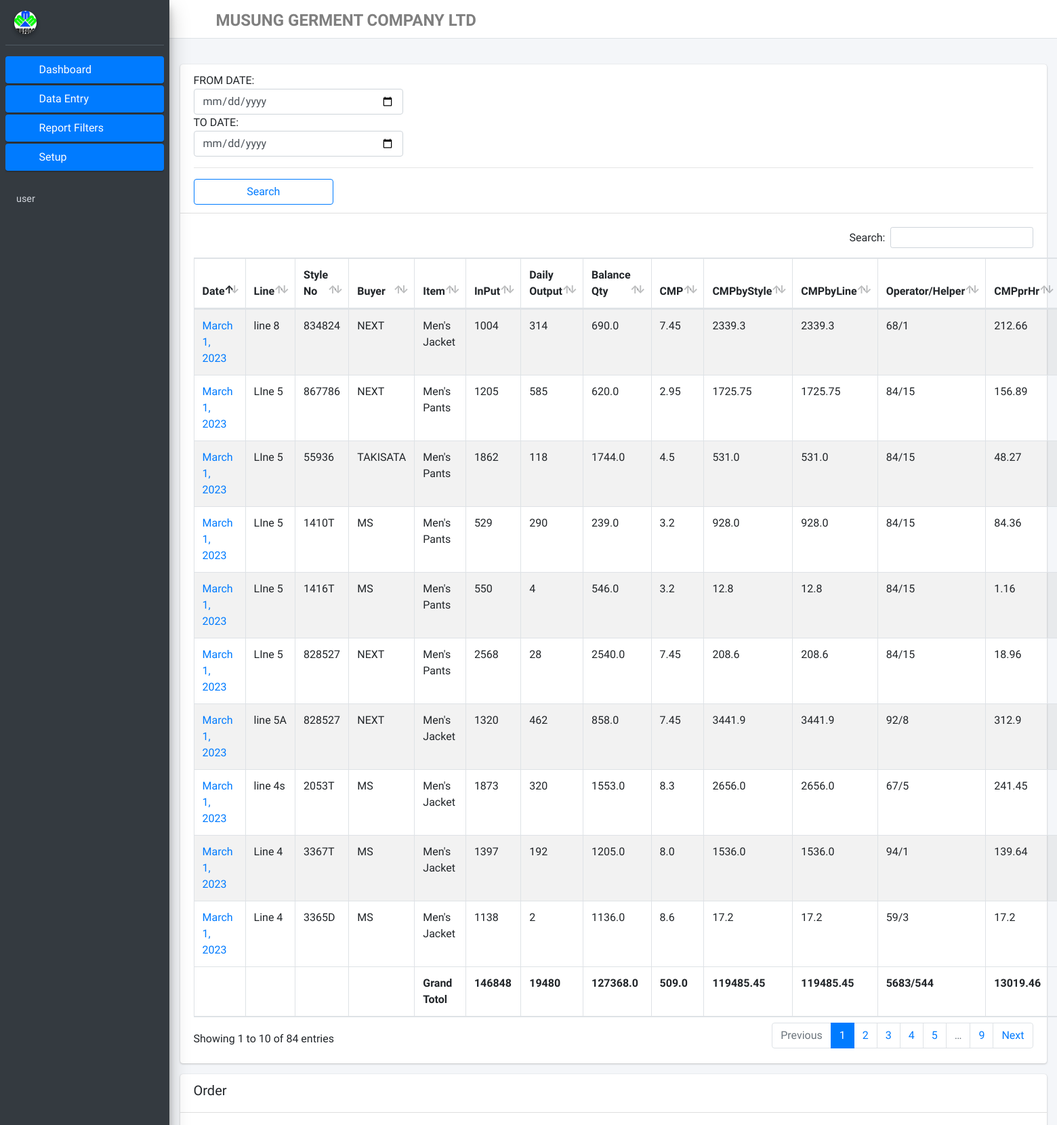
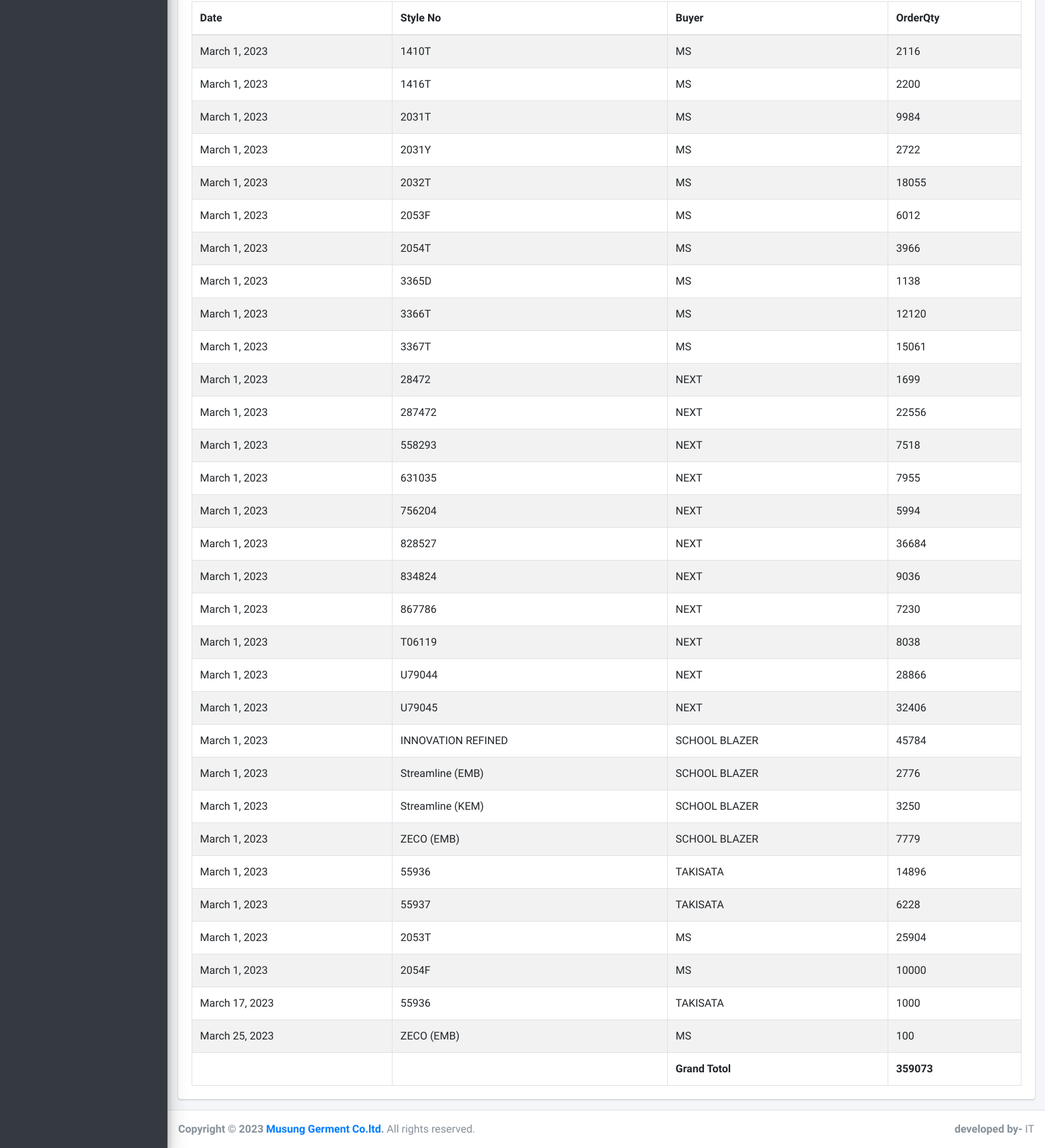
The page /DailyReportView on the database its author committed (2 pictures, top to bottom).
### myapp/models.py (models this page shows, shortened)
class DailyData(models.Model):
    id = models.AutoField(primary_key=True)
    Line = models.CharField(max_length=225)
    Date = models.DateField()
    Style = models.CharField(max_length=225)
    Buyer = models.CharField(max_length=225)
    Item = models.CharField(max_length=225)
    OrderQty = models.PositiveIntegerField(default=0)
    In_Put = models.PositiveIntegerField(default=0)
    DailyOutput = models.PositiveIntegerField(default=0)
    BalanceQty = models.FloatField(default=0)
    CMP = models.FloatField(default=0.0)
    DailyCMPbyStyle = models.FloatField(default=0)
    DailyCMPbyLine = models.FloatField(default=0)
    Operator = models.PositiveIntegerField(default=0)
    Helper = models.PositiveIntegerField(default=0)
    WorkingHr = models.PositiveIntegerField(default=0)
    CMPprHr = models.FloatField(default=0)
    CMP_Hour_Person = models.FloatField(default=0)
    Remark = models.CharField(max_length=225, blank=True, null=True, default='abc')
    class Meta:
        db_table = 'DailyData'

class OrderQtyReport(models.Model):
    id= models.AutoField(primary_key=True)
    cmp_amount = models.FloatField()
    buyer = models.CharField(max_length=225)
    style = models.CharField(max_length=225)
    order_qty = models.PositiveIntegerField(default=0)
    Date = models.DateField()
    created_at = models.DateTimeField(auto_now_add=True)
    class Meta:
        db_table = 'OrderQtyReport'

### myapp/views.py (the view, shortened to what this page needs)
# urls.py: path('DailyReportView', DailyReportView.as_view(), name='DailyReportView'),
class DailyReportView(View):
    def get(self,request):
        buyer = Buyer.objects.all()
        displaydata = DailyData.objects.all().order_by('-id')
        orderdata = OrderQtyReport.objects.all()
        buyer_orderqty = OrderQtyReport.objects.all().aggregate(Sum('order_qty'))['order_qty__sum']
        sum_of_orderqty = DailyData.objects.all().aggregate(Sum('OrderQty'))['OrderQty__sum']
        sum_of_input = DailyData.objects.all().aggregate(Sum('In_Put'))['In_Put__sum']
        sum_of_output = DailyData.objects.all().aggregate(Sum('DailyOutput'))['DailyOutput__sum']
        sum_of_cmp = DailyData.objects.all().aggregate(Sum('CMP'))['CMP__sum']
        sum_of_balance = DailyData.objects.all().aggregate(Sum('BalanceQty'))['BalanceQty__sum']
        sum_of_cmpstyle = DailyData.objects.all().aggregate(Sum('DailyCMPbyStyle'))['DailyCMPbyStyle__sum']
        sum_of_cmpline = DailyData.objects.all().aggregate(Sum('DailyCMPbyLine'))['DailyCMPbyLine__sum']
        sum_of_operator = DailyData.objects.all().aggregate(Sum('Operator'))['Operator__sum']
        sum_of_helper = DailyData.objects.all().aggregate(Sum('Helper'))['Helper__sum']
        sum_of_cmprhr = DailyData.objects.all().aggregate(Sum('CMPprHr'))['CMPprHr__sum']
        sum_of_cmphrprs = DailyData.objects.all().aggregate(Sum('CMP_Hour_Person'))['CMP_Hour_Person__sum']
        return render(request,'daily_report.html', {'data': displaydata, 'buyer':buyer,'orderdata':orderdata,'sum_of_cmp':sum_of_cmp,'sum_of_orderqty':sum_of_orderqty,'sum_of_input':sum_of_input,'sum_of_output':sum_of_output,'sum_of_balance':sum_of_balance,'sum_of_cmpstyle':sum_of_cmpstyle, 'sum_of_cmpline':sum_of_cmpline, 'sum_of_operator':sum_of_operator, 'sum_of_helper':sum_of_helper, 'sum_of_cmprhr':sum_of_cmprhr, 'sum_of_cmphrprs':sum_of_cmphrprs,'buyer_orderqty':buyer_orderqty})

### templates/daily_report.html (shortened to what this page needs)
{% extends 'base.html' %}
{% load static %}
{% block content %}
  <div class="card">
              <div class="card-header">
                <form method="POST">{% csrf_token %}
                    FROM DATE: <input type="date" name="from" class="form-control col-md-3"/>
                    TO DATE:<input type="date" class="form-control col-md-3" name="to"/>
                  <hr>
<input type="submit" class="form-control col-md-2 btn btn-outline-primary" value="Search">
              </div>
              <div class="card-body">
                <table id="example1" class="table table-bordered table-striped">
                  <thead>
                  <tr>
                    <th>Date</th>
                  <th>Line</th>
                  <th>Style No</th>
                  <th>Buyer</th>
                  <th>Item</th>
                  <th>InPut</th>
                  <th>Daily Output</th>
                  <th>Balance Qty</th>
                  <th>CMP</th>
                  <th>CMPbyStyle</th>
                    <th>CMPbyLine</th>
                   <th>Operator/Helper</th>
                    <th>CMPprHr</th>
                  </tr>
                  </thead>
                  <tbody>
                  {% for d in data %}
                <tr>
                  <td><a href="{% url 'myapp:DataEntryEdit' d.id %}">{{d.Date}}</a></td>
                  <td>{{d.Line}}</td>
                  <td>{{d.Style}}</td>
                  <td> {{d.Buyer}}</td>
                  <td>{{d.Item}}</td>
                  <td>{{d.In_Put}}</td>
                  <td>{{d.DailyOutput}}</td>
                  <td>{{d.BalanceQty}}</td>
                  <td>{{d.CMP}}</td>
                  <td>{{d.DailyCMPbyStyle}}</td>
                  <td>{{d.DailyCMPbyLine}}</td>
                  <td>{{d.Operator}}/{{d.Helper}}</td>
                  <td>{{d.CMPprHr}}</td>
                </tr>
                {% endfor %}
                  </tbody>
                  <tfoot>
                  <tr>
                    <th></th>
                    <th></th>
                  <th></th>
                  <th></th>
                  <th>Grand Totol</th>
                  <th>{{sum_of_input}}</th>
                  <th>{{sum_of_output}}</th>
                  <th>{{sum_of_balance}}</th>
                  <th>{{sum_of_cmp}}</th>
                  <th>{{sum_of_cmpstyle}}</th>
                  <th>{{sum_of_cmpline}}</th>
                    <th>{{sum_of_operator}}/{{sum_of_helper}}</th>
                  <th>{{sum_of_cmprhr}}</th>
                  </tr>
                  </tfoot>
                </table>
              </div>
            </div>
 <div class="card">
              <div class="card-header">
<h5>Order</h5>
              </div>
              <div class="card-body">
                <table id="example2" class="table table-bordered table-striped">
                  <thead>
                    <th>Date</th>
                  <th>Style No</th>
                  <th>Buyer</th>
                  <th>OrderQty</th>
                  </thead>
                  <tbody>
                  {% for d in orderdata %}
                <tr>
                  <td>{{d.Date}}</td>
                  <td>{{d.style}}</td>
                  <td> {{d.buyer}}</td>
                  <td>{{d.order_qty}}</td>
                </tr>
                {% endfor %}
                  </tbody>
                  <tfoot>
                  <tr>
                  <th></th>
                  <th></th>
                  <th>Grand Totol</th>
                  <th>{{buyer_orderqty}}</th>
                  </tr>
                  </tfoot>
                </table>
              </div>
            </div>
{% endblock content %}

### rows shown on the page
DailyData: Date "March 1, 2023", Line "line 8", Style "834824", Buyer "NEXT", Item "Men's Jacket", In_Put "1004", DailyOutput "314", BalanceQty "690.0", CMP "7.45", DailyCMPbyStyle "2339.3", DailyCMPbyLine "2339.3", Operator "68", Helper "1", CMPprHr "212.66"
DailyData: Date "March 1, 2023", Line "LIne 5", Style "867786", Buyer "NEXT", Item "Men's Pants", In_Put "1205", DailyOutput "585", BalanceQty "620.0", CMP "2.95", DailyCMPbyStyle "1725.75", DailyCMPbyLine "1725.75", Operator "84", Helper "15", CMPprHr "156.89"
DailyData: Date "March 1, 2023", Line "LIne 5", Style "55936", Buyer "TAKISATA", Item "Men's Pants", In_Put "1862", DailyOutput "118", BalanceQty "1744.0", CMP "4.5", DailyCMPbyStyle "531.0", DailyCMPbyLine "531.0", Operator "84", Helper "15", CMPprHr "48.27"
DailyData: Date "March 1, 2023", Line "LIne 5", Style "1410T", Buyer "MS", Item "Men's Pants", In_Put "529", DailyOutput "290", BalanceQty "239.0", CMP "3.2", DailyCMPbyStyle "928.0", DailyCMPbyLine "928.0", Operator "84", Helper "15", CMPprHr "84.36"
DailyData: Date "March 1, 2023", Line "LIne 5", Style "1416T", Buyer "MS", Item "Men's Pants", In_Put "550", DailyOutput "4", BalanceQty "546.0", CMP "3.2", DailyCMPbyStyle "12.8", DailyCMPbyLine "12.8", Operator "84", Helper "15", CMPprHr "1.16"
DailyData: Date "March 1, 2023", Line "LIne 5", Style "828527", Buyer "NEXT", Item "Men's Pants", In_Put "2568", DailyOutput "28", BalanceQty "2540.0", CMP "7.45", DailyCMPbyStyle "208.6", DailyCMPbyLine "208.6", Operator "84", Helper "15", CMPprHr "18.96"
DailyData: Date "March 1, 2023", Line "line 5A", Style "828527", Buyer "NEXT", Item "Men's Jacket", In_Put "1320", DailyOutput "462", BalanceQty "858.0", CMP "7.45", DailyCMPbyStyle "3441.9", DailyCMPbyLine "3441.9", Operator "92", Helper "8", CMPprHr "312.9"
DailyData: Date "March 1, 2023", Line "line 4s", Style "2053T", Buyer "MS", Item "Men's Jacket", In_Put "1873", DailyOutput "320", BalanceQty "1553.0", CMP "8.3", DailyCMPbyStyle "2656.0", DailyCMPbyLine "2656.0", Operator "67", Helper "5", CMPprHr "241.45"
DailyData: Date "March 1, 2023", Line "Line 4", Style "3367T", Buyer "MS", Item "Men's Jacket", In_Put "1397", DailyOutput "192", BalanceQty "1205.0", CMP "8.0", DailyCMPbyStyle "1536.0", DailyCMPbyLine "1536.0", Operator "94", Helper "1", CMPprHr "139.64"
DailyData: Date "March 1, 2023", Line "Line 4", Style "3365D", Buyer "MS", Item "Men's Jacket", In_Put "1138", DailyOutput "2", BalanceQty "1136.0", CMP "8.6", DailyCMPbyStyle "17.2", DailyCMPbyLine "17.2", Operator "59", Helper "3", CMPprHr "17.2"
OrderQtyReport: Date "March 1, 2023", style "1410T", buyer "MS", order_qty "2116"
OrderQtyReport: Date "March 1, 2023", style "1416T", buyer "MS", order_qty "2200"
OrderQtyReport: Date "March 1, 2023", style "2031T", buyer "MS", order_qty "9984"
OrderQtyReport: Date "March 1, 2023", style "2031Y", buyer "MS", order_qty "2722"
OrderQtyReport: Date "March 1, 2023", style "2032T", buyer "MS", order_qty "18055"
OrderQtyReport: Date "March 1, 2023", style "2053F", buyer "MS", order_qty "6012"
OrderQtyReport: Date "March 1, 2023", style "2054T", buyer "MS", order_qty "3966"
OrderQtyReport: Date "March 1, 2023", style "3365D", buyer "MS", order_qty "1138"
OrderQtyReport: Date "March 1, 2023", style "3366T", buyer "MS", order_qty "12120"
OrderQtyReport: Date "March 1, 2023", style "3367T", buyer "MS", order_qty "15061"
OrderQtyReport: Date "March 1, 2023", style "28472", buyer "NEXT", order_qty "1699"
OrderQtyReport: Date "March 1, 2023", style "287472", buyer "NEXT", order_qty "22556"
OrderQtyReport: Date "March 1, 2023", style "558293", buyer "NEXT", order_qty "7518"
OrderQtyReport: Date "March 1, 2023", style "631035", buyer "NEXT", order_qty "7955"
OrderQtyReport: Date "March 1, 2023", style "756204", buyer "NEXT", order_qty "5994"
OrderQtyReport: Date "March 1, 2023", style "828527", buyer "NEXT", order_qty "36684"
OrderQtyReport: Date "March 1, 2023", style "834824", buyer "NEXT", order_qty "9036"
OrderQtyReport: Date "March 1, 2023", style "867786", buyer "NEXT", order_qty "7230"
OrderQtyReport: Date "March 1, 2023", style "T06119", buyer "NEXT", order_qty "8038"
OrderQtyReport: Date "March 1, 2023", style "U79044", buyer "NEXT", order_qty "28866"
OrderQtyReport: Date "March 1, 2023", style "U79045", buyer "NEXT", order_qty "32406"
OrderQtyReport: Date "March 1, 2023", style "INNOVATION REFINED", buyer "SCHOOL BLAZER", order_qty "45784"
OrderQtyReport: Date "March 1, 2023", style "Streamline (EMB)", buyer "SCHOOL BLAZER", order_qty "2776"
OrderQtyReport: Date "March 1, 2023", style "Streamline (KEM)", buyer "SCHOOL BLAZER", order_qty "3250"
OrderQtyReport: Date "March 1, 2023", style "ZECO (EMB)", buyer "SCHOOL BLAZER", order_qty "7779"
OrderQtyReport: Date "March 1, 2023", style "55936", buyer "TAKISATA", order_qty "14896"
OrderQtyReport: Date "March 1, 2023", style "55937", buyer "TAKISATA", order_qty "6228"
OrderQtyReport: Date "March 1, 2023", style "2053T", buyer "MS", order_qty "25904"
OrderQtyReport: Date "March 1, 2023", style "2054F", buyer "MS", order_qty "10000"
OrderQtyReport: Date "March 17, 2023", style "55936", buyer "TAKISATA", order_qty "1000"
OrderQtyReport: Date "March 25, 2023", style "ZECO (EMB)", buyer "MS", order_qty "100"

### other values the page prints
{{ sum_of_input }} "146848"
{{ sum_of_output }} "19480"
{{ sum_of_balance }} "127368.0"
{{ sum_of_cmp }} "509.0"
{{ sum_of_cmpstyle }} "119485.45"
{{ sum_of_cmpline }} "119485.45"
{{ sum_of_operator }} "5683"
{{ sum_of_helper }} "544"
{{ sum_of_cmprhr }} "13019.46"
{{ buyer_orderqty }} "359073"
